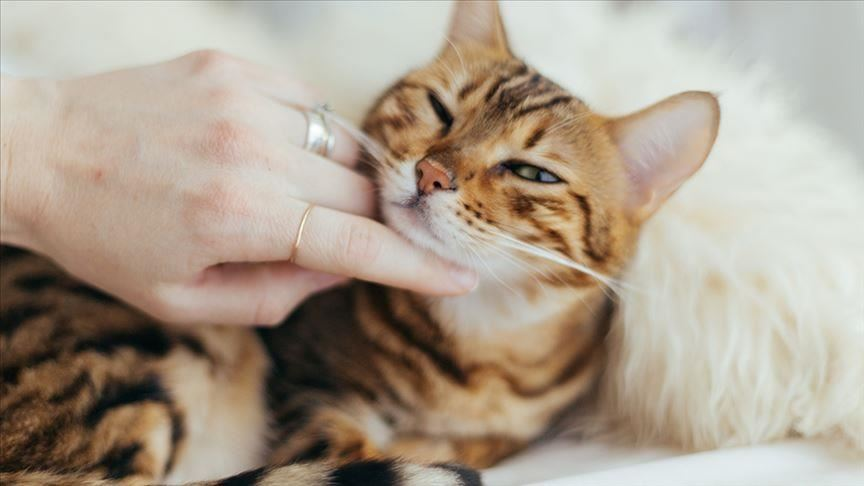
#> input picture testdata/cat.jpg, 864 x 486 px
$ jupyter execute 'Day18_圖片二值化_threshold.ipynb'
#> lines starting #> are read from the running program, lines starting #| are printed output that depends on the picture; after the words box and inside, x2 and y2 are one past the last pixel; in counts of white or black regions, pixels touching at a corner belong together
#> further down, origin_img is the input picture: shape (486, 864, 3); mean B, G, R 142.7, 158.4, 171.5
[cell 1]
import cv2
import numpy as np
import matplotlib.pyplot as plt
import glob
from IPython.display import clear_output

[cell 2]
def show_img(img):
    plt.style.use('dark_background')
    image_rgb = cv2.cvtColor(img, cv2.COLOR_BGR2RGB)
    plt.imshow(image_rgb)
#> (this line was passed over: IPython is not available in this run)
    plt.show()

[cell 3]
def img_processing(img):
    # do something here

    img = cv2.cvtColor(img, cv2.COLOR_BGR2GRAY) # 先將圖片轉為灰階
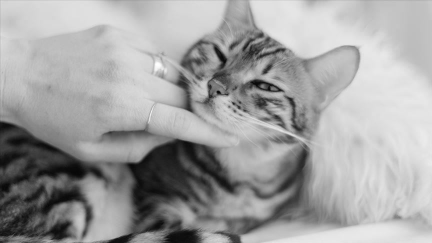
#> img: shape (486, 864) (shown at 1/2 size); min 3, max 254, mean 160.5

    # 將小於閾值的灰度值設為0，其他值設為最大灰度值。>127 =255, <127 =0
    ret,thresh1 = cv2.threshold(img,127,255,cv2.THRESH_BINARY)
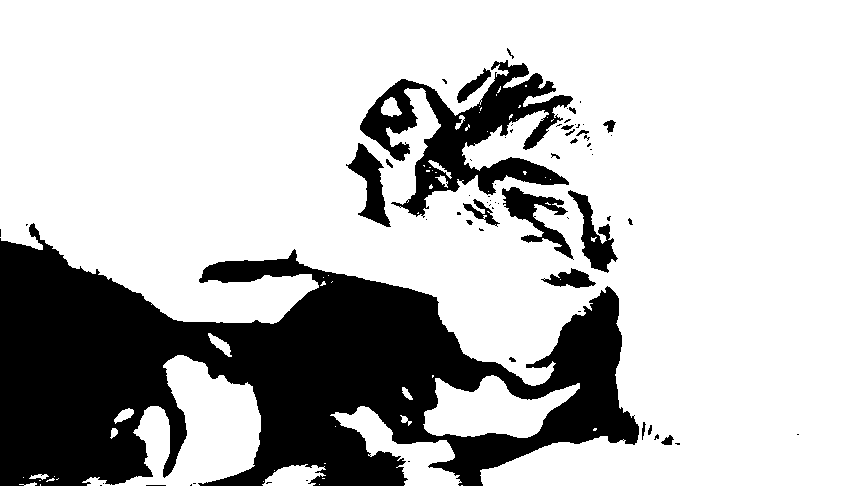
#> thresh1: shape (486, 864); 74.7% white; 68 black regions (44 under 20 px), largest, box (x1, y1, x2, y2) and area: (0, 223, 639, 486) 87591, (360, 60, 573, 218) 11919, (502, 187, 574, 260) 1725

    # 將大於閾值的灰度值設為0，其他值設為最大灰度值。>127 =0, <127 =255
    ret,thresh2 = cv2.threshold(img,127,255,cv2.THRESH_BINARY_INV)

    # 將大於閾值的灰度值設為閾值，小於閾值的值保持不變。 >127 =127
    ret,thresh3 = cv2.threshold(img,127,255,cv2.THRESH_TRUNC)
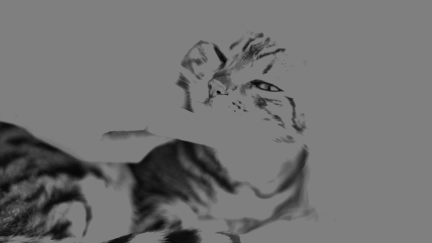
#> thresh3: shape (486, 864) (shown at 1/2 size); min 3, max 127, mean 113

    # 將小於閾值的灰度值設為0，大於閾值的值保持不變。 <127 =0
    ret,thresh4 = cv2.threshold(img,127,255,cv2.THRESH_TOZERO)
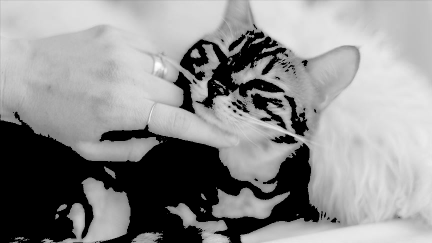
#> thresh4: shape (486, 864) (shown at 1/2 size); min 0, max 254, mean 142.4

    # 將大於閾值的灰度值設為0，小於閾值的值保持不變。 >127 =0
    ret,thresh5 = cv2.threshold(img,127,255,cv2.THRESH_TOZERO_INV)
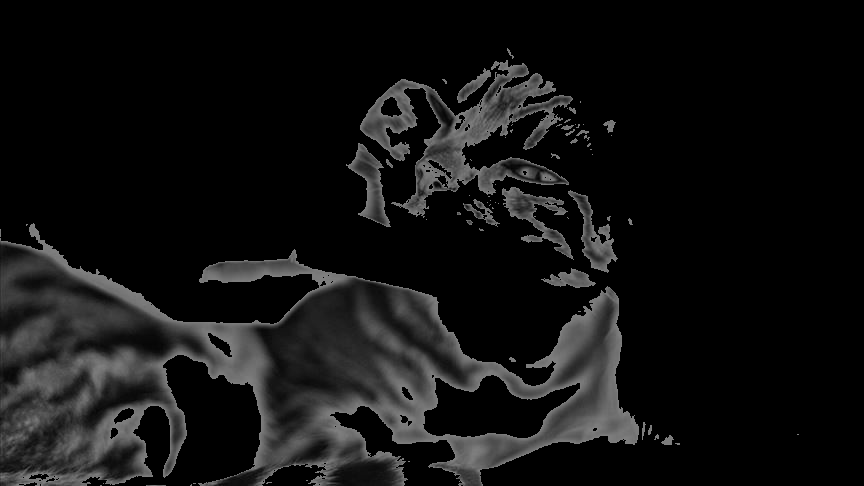
#> thresh5: shape (486, 864); min 0, max 127, mean 18.2

    # ---------------- 印出結果圖表 ---------------- #

    titles = ['Origin picture','cv2.THRESH_BINARY','cv2.THRESH_BINARY_INV','cv2.THRESH_TRUNC','cv2.THRESH_TOZERO','cv2.THRESH_TOZERO_INV']
    images = [img, thresh1, thresh2, thresh3, thresh4, thresh5]
    plt.figure(figsize=(15,8))
#> (this line was passed over: IPython is not available in this run)
    for i in range(6):
        plt.subplot(2,3,i+1)
        plt.imshow(cv2.cvtColor(images[i], cv2.COLOR_BGR2RGB))
        plt.title(titles[i], {'fontsize':20})
#         plt.xticks([]),plt.yticks([])

    plt.show()

[cell 4]
file_name = "./testdata/cat.jpg"
origin_img = cv2.imread(file_name)
print("origin picture:")
show_img(origin_img)

img_processing(origin_img)
#> (the call stopped at in img_processing, `plt.subplot(2,3,i+1)`: IPython is not available in this run)

$ run again, with testdata/backkiller.jpg copied over testdata/cat.jpg
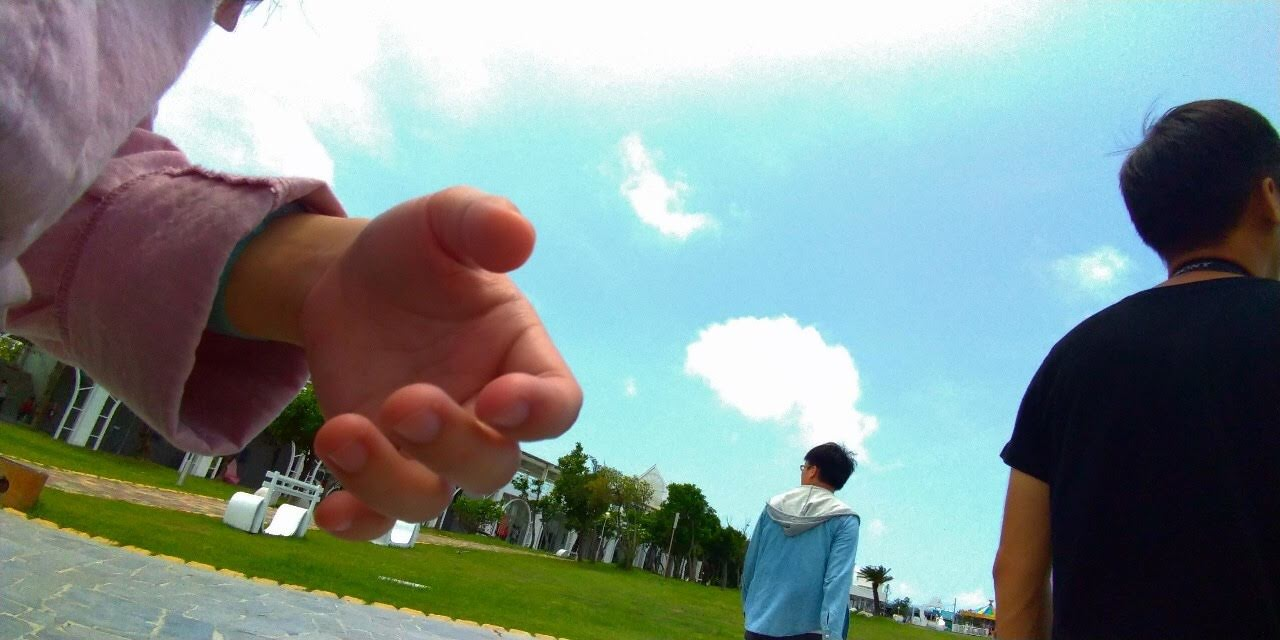
#> input picture testdata/backkiller.jpg, 1280 x 640 px
#> origin_img is the input picture: shape (640, 1280, 3); mean B, G, R 140.4, 143.1, 127.8
#> in img_processing, `ret,thresh1 = cv2.threshold(img,127,255,cv2.THRESH_BINARY)`:
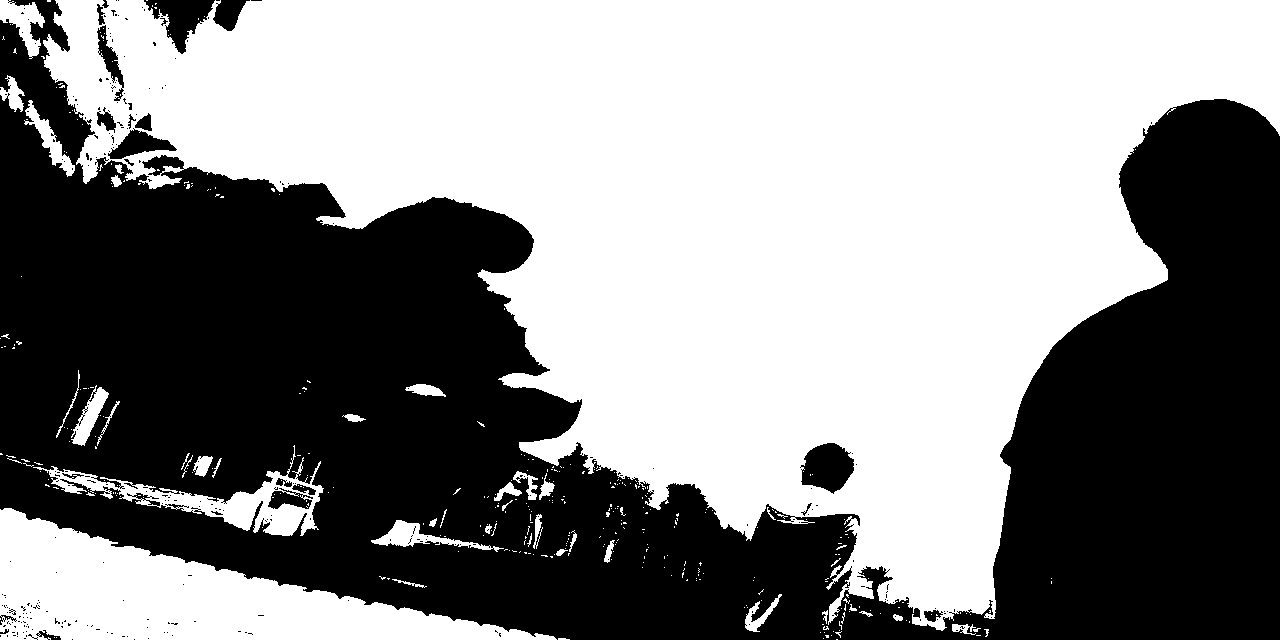
#> thresh1: shape (640, 1280); 54.1% white; 280 black regions (256 under 20 px), largest, box (x1, y1, x2, y2) and area: (0, 0, 1280, 640) 367349, (800, 443, 854, 494) 1909, (144, 0, 215, 54) 1768
#> in img_processing, `ret,thresh5 = cv2.threshold(img,127,255,cv2.THRESH_TOZERO_INV)`:
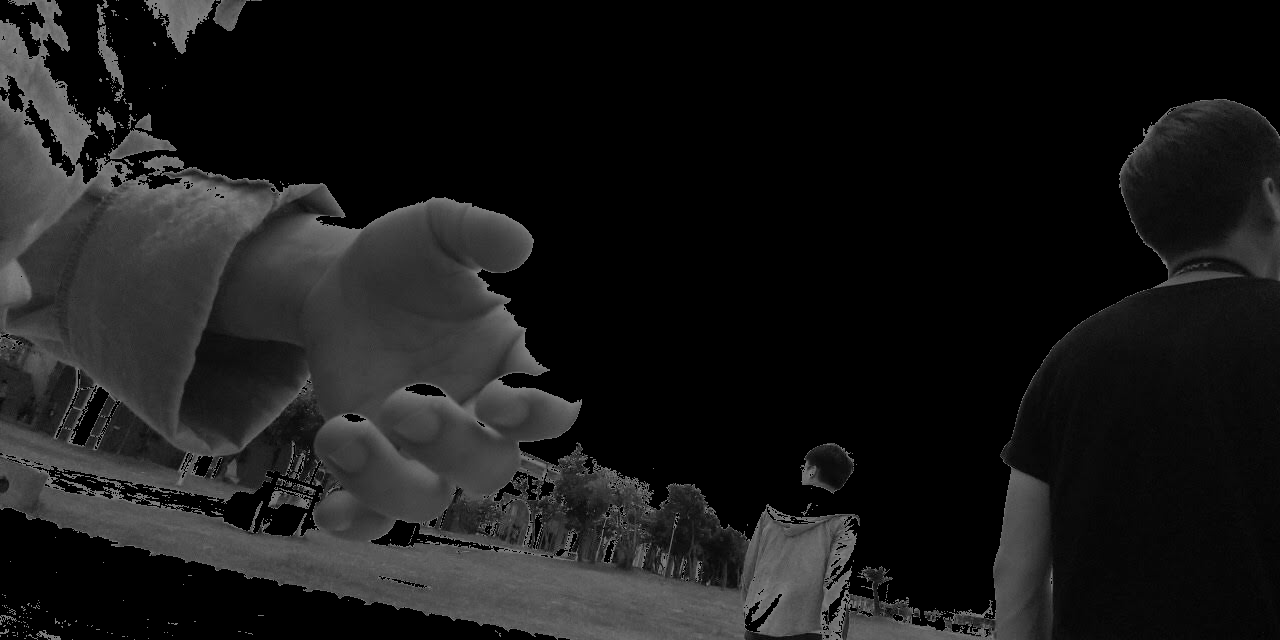
#> thresh5: shape (640, 1280); min 0, max 127, mean 24.6

$ run again, with testdata/beach.jpg copied over testdata/cat.jpg
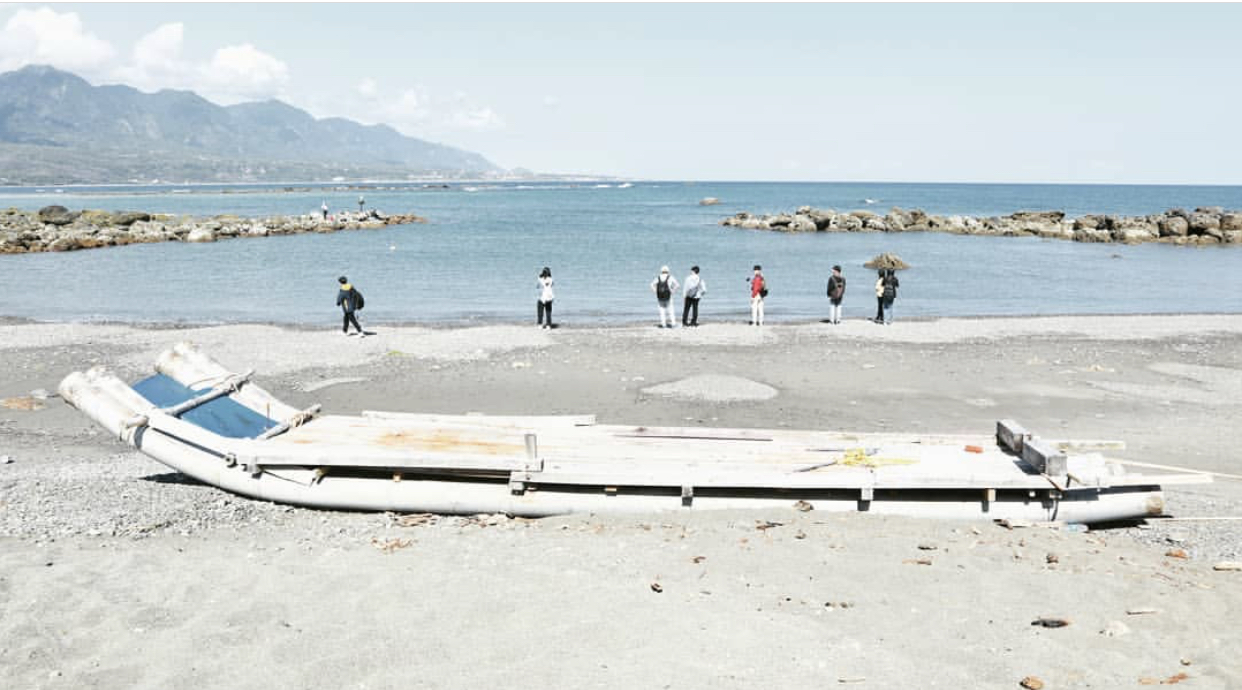
#> input picture testdata/beach.jpg, 1242 x 690 px
#> origin_img is the input picture: shape (690, 1242, 3); mean B, G, R 210.1, 209.7, 202.7
#> in img_processing, `ret,thresh1 = cv2.threshold(img,127,255,cv2.THRESH_BINARY)`:
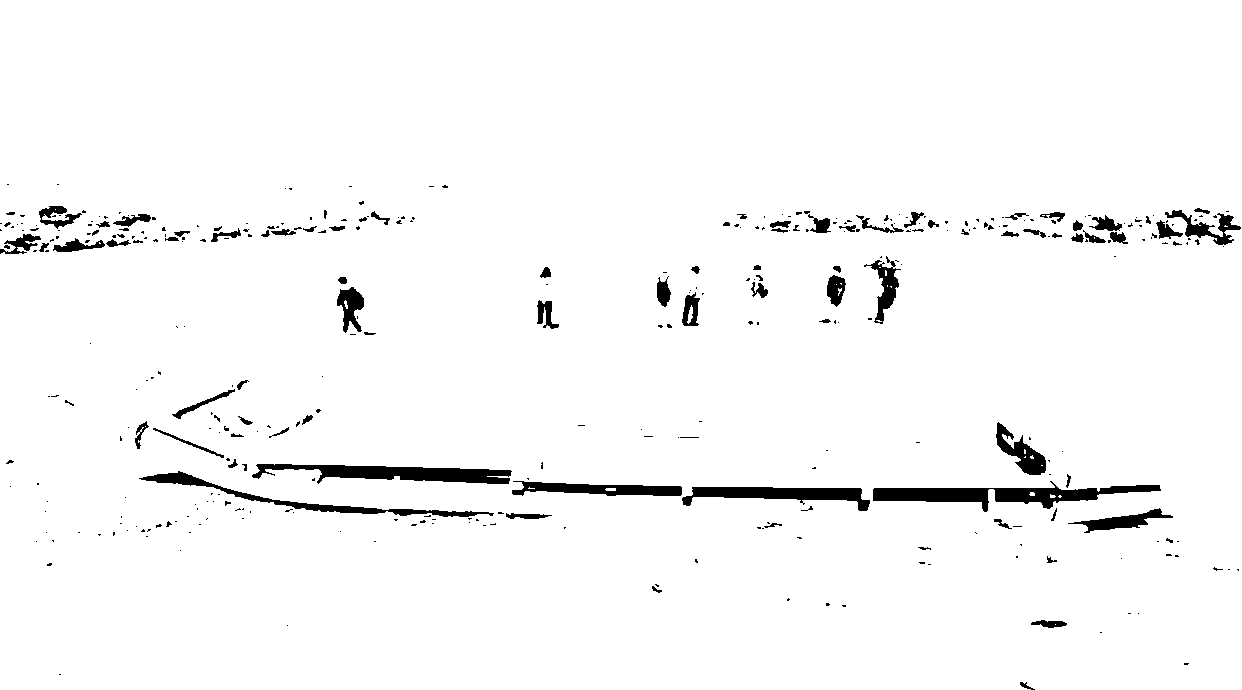
#> thresh1: shape (690, 1242); 97% white; 372 black regions (280 under 20 px), largest, box (x1, y1, x2, y2) and area: (873, 481, 1161, 512) 3405, (252, 464, 512, 484) 2853, (682, 487, 870, 511) 2126
#> in img_processing, `ret,thresh5 = cv2.threshold(img,127,255,cv2.THRESH_TOZERO_INV)`:
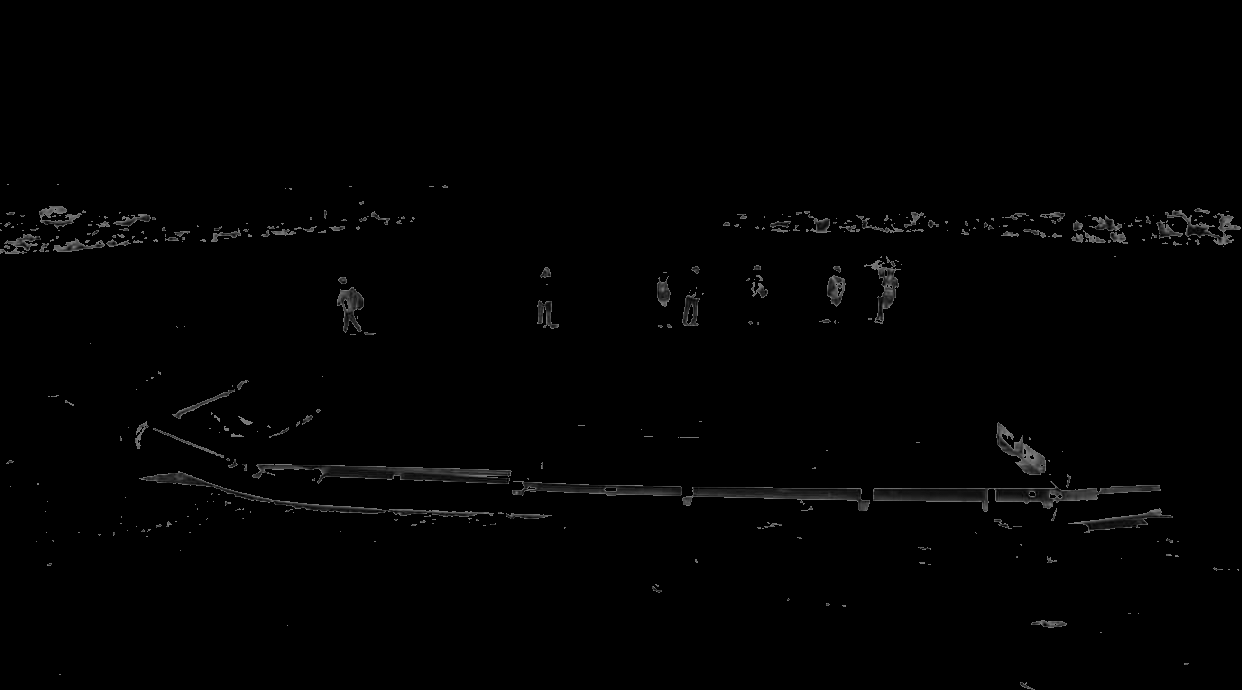
#> thresh5: shape (690, 1242); min 0, max 127, mean 2
